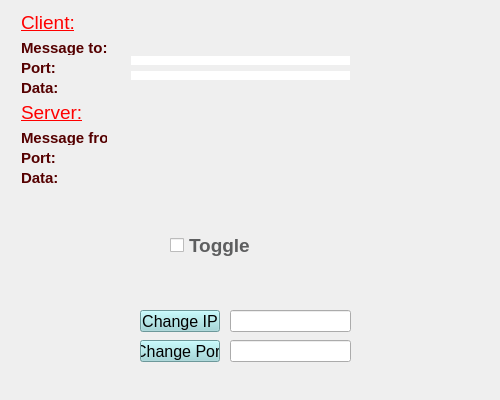
<?xml version="1.0" encoding="UTF-8"?>
<ui version="4.0">
 <class>UDPClient</class>
 <widget class="QDialog" name="UDPClient">
  <property name="geometry">
   <rect>
    <x>0</x>
    <y>0</y>
    <width>500</width>
    <height>400</height>
   </rect>
  </property>
  <property name="font">
   <font>
    <family>Arial</family>
    <pointsize>12</pointsize>
    <weight>50</weight>
    <bold>false</bold>
   </font>
  </property>
  <property name="windowTitle">
   <string>UDPClient Connect First</string>
  </property>
  <property name="styleSheet">
   <string notr="true">background-image: url(:/images/circuitry.png);

</string>
  </property>
  <widget class="QPushButton" name="ON">
   <property name="geometry">
    <rect>
     <x>20</x>
     <y>210</y>
     <width>91</width>
     <height>91</height>
    </rect>
   </property>
   <property name="styleSheet">
    <string notr="true">#ON {
background-color: transparent;
border-image: url(:images/OFF.png);
background: none;
border: none;
background-repeat: none;
}
#ON:pressed
{
border-image: url(:images/ON.png);
}
#ON:onClicked
{
border-image: url(:images/ON.png);
}</string>
   </property>
   <property name="text">
    <string/>
   </property>
  </widget>
  <widget class="QPushButton" name="LED">
   <property name="geometry">
    <rect>
     <x>360</x>
     <y>100</y>
     <width>124</width>
     <height>305</height>
    </rect>
   </property>
   <property name="styleSheet">
    <string notr="true">#LED {
background-color: transparent;
border-image: url(:images/LEDOFF.png);
background: none;
border: none;
background-repeat: none;
}</string>
   </property>
   <property name="text">
    <string/>
   </property>
  </widget>
  <widget class="QCheckBox" name="TOGGLE">
   <property name="enabled">
    <bool>true</bool>
   </property>
   <property name="geometry">
    <rect>
     <x>170</x>
     <y>230</y>
     <width>91</width>
     <height>31</height>
    </rect>
   </property>
   <property name="styleSheet">
    <string notr="true">QCheckBox#TOGGLE {font-size:14pt;font-weight:bold;color: rgb(93,94,95)}
#QCheckBox#TOGGLE::indicator{ background-color:#FFF; }
#QCheckBox#TOGGLE{border: 2px solid #5A5A5A;background: none;}

</string>
   </property>
   <property name="text">
    <string>Toggle</string>
   </property>
   <property name="checkable">
    <bool>true</bool>
   </property>
   <property name="checked">
    <bool>false</bool>
   </property>
  </widget>
  <widget class="QPushButton" name="EXIT">
   <property name="geometry">
    <rect>
     <x>40</x>
     <y>310</y>
     <width>61</width>
     <height>71</height>
    </rect>
   </property>
   <property name="styleSheet">
    <string notr="true">#EXIT {
background-color: transparent;
border-image: url(:images/EXIT.png);
background: none;
border: none;
background-repeat: none;
}</string>
   </property>
   <property name="text">
    <string/>
   </property>
  </widget>
  <widget class="QWidget" name="layoutWidget">
   <property name="geometry">
    <rect>
     <x>10</x>
     <y>0</y>
     <width>108</width>
     <height>196</height>
    </rect>
   </property>
   <layout class="QVBoxLayout" name="verticalLayout">
    <item>
     <widget class="QLabel" name="client">
      <property name="font">
       <font>
        <family>Arial</family>
        <pointsize>14</pointsize>
        <weight>9</weight>
        <italic>false</italic>
        <bold>false</bold>
        <underline>true</underline>
       </font>
      </property>
      <property name="styleSheet">
       <string notr="true">color: rgb(255, 0, 0);
font: 75 14pt &quot;Arial&quot;;
text-decoration: underline;
</string>
      </property>
      <property name="text">
       <string>Client:</string>
      </property>
     </widget>
    </item>
    <item>
     <layout class="QGridLayout" name="gridLayout_4">
      <item row="1" column="0">
       <widget class="QLabel" name="port_to">
        <property name="styleSheet">
         <string notr="true">
QLabel#port_to {font-size:11pt;font-weight:bold;color:#550000;}
</string>
        </property>
        <property name="text">
         <string>Port:</string>
        </property>
       </widget>
      </item>
      <item row="0" column="0">
       <widget class="QLabel" name="message_to">
        <property name="font">
         <font>
          <pointsize>11</pointsize>
          <weight>75</weight>
          <bold>true</bold>
         </font>
        </property>
        <property name="styleSheet">
         <string notr="true">QLabel#message_to {font-size:11pt;font-weight:bold;color:#550000;}</string>
        </property>
        <property name="text">
         <string>Message to:</string>
        </property>
       </widget>
      </item>
      <item row="2" column="0">
       <widget class="QLabel" name="data_to">
        <property name="styleSheet">
         <string notr="true">QLabel#data_to {font-size:11pt;font-weight:bold;color:#550000;}</string>
        </property>
        <property name="text">
         <string>Data:</string>
        </property>
       </widget>
      </item>
     </layout>
    </item>
    <item>
     <widget class="QLabel" name="Server">
      <property name="font">
       <font>
        <family>Arial</family>
        <pointsize>14</pointsize>
        <weight>9</weight>
        <italic>false</italic>
        <bold>false</bold>
        <underline>true</underline>
       </font>
      </property>
      <property name="styleSheet">
       <string notr="true">color: rgb(255, 0, 0);
font: 75 14pt &quot;Arial&quot;;
text-decoration: underline;
</string>
      </property>
      <property name="text">
       <string>Server:</string>
      </property>
     </widget>
    </item>
    <item>
     <layout class="QGridLayout" name="gridLayout_3">
      <item row="0" column="0">
       <widget class="QLabel" name="message_from">
        <property name="font">
         <font>
          <pointsize>11</pointsize>
          <weight>75</weight>
          <bold>true</bold>
         </font>
        </property>
        <property name="styleSheet">
         <string notr="true">QLabel#message_from {font-size:11pt;font-weight:bold;color:#550000;}</string>
        </property>
        <property name="text">
         <string>Message from:</string>
        </property>
       </widget>
      </item>
      <item row="1" column="0">
       <widget class="QLabel" name="port_from">
        <property name="styleSheet">
         <string notr="true">QLabel#port_from {font-size:11pt;font-weight:bold;color:#550000;}</string>
        </property>
        <property name="text">
         <string>Port:</string>
        </property>
       </widget>
      </item>
      <item row="2" column="0">
       <widget class="QLabel" name="data_from">
        <property name="styleSheet">
         <string notr="true">QLabel#data_from {font-size:11pt;font-weight:bold;color:#550000;}</string>
        </property>
        <property name="text">
         <string>Data:</string>
        </property>
       </widget>
      </item>
     </layout>
    </item>
   </layout>
  </widget>
  <widget class="QWidget" name="layoutWidget">
   <property name="geometry">
    <rect>
     <x>120</x>
     <y>130</y>
     <width>241</width>
     <height>61</height>
    </rect>
   </property>
   <layout class="QGridLayout" name="gridLayout_2">
    <item row="2" column="0">
     <widget class="QLabel" name="display_data_from">
      <property name="enabled">
       <bool>true</bool>
      </property>
      <property name="font">
       <font>
        <family>Arial</family>
        <pointsize>10</pointsize>
        <weight>75</weight>
        <italic>false</italic>
        <bold>true</bold>
       </font>
      </property>
      <property name="styleSheet">
       <string notr="true"/>
      </property>
      <property name="text">
       <string/>
      </property>
     </widget>
    </item>
    <item row="0" column="0">
     <widget class="QLabel" name="display_message_from">
      <property name="enabled">
       <bool>true</bool>
      </property>
      <property name="font">
       <font>
        <family>Arial</family>
        <pointsize>10</pointsize>
        <weight>75</weight>
        <italic>false</italic>
        <bold>true</bold>
       </font>
      </property>
      <property name="styleSheet">
       <string notr="true"/>
      </property>
      <property name="text">
       <string/>
      </property>
     </widget>
    </item>
    <item row="1" column="0">
     <widget class="QLabel" name="display_port_from">
      <property name="enabled">
       <bool>true</bool>
      </property>
      <property name="font">
       <font>
        <family>Arial</family>
        <pointsize>10</pointsize>
        <weight>75</weight>
        <italic>false</italic>
        <bold>true</bold>
       </font>
      </property>
      <property name="styleSheet">
       <string notr="true"/>
      </property>
      <property name="text">
       <string/>
      </property>
     </widget>
    </item>
   </layout>
  </widget>
  <widget class="QWidget" name="layoutWidget">
   <property name="geometry">
    <rect>
     <x>120</x>
     <y>30</y>
     <width>241</width>
     <height>61</height>
    </rect>
   </property>
   <layout class="QGridLayout" name="gridLayout">
    <item row="0" column="0">
     <widget class="QLabel" name="display_message_to">
      <property name="enabled">
       <bool>true</bool>
      </property>
      <property name="font">
       <font>
        <family>Arial</family>
        <pointsize>10</pointsize>
        <weight>75</weight>
        <italic>false</italic>
        <bold>true</bold>
       </font>
      </property>
      <property name="styleSheet">
       <string notr="true"/>
      </property>
      <property name="text">
       <string/>
      </property>
     </widget>
    </item>
    <item row="1" column="0">
     <widget class="QLabel" name="display_port_to">
      <property name="font">
       <font>
        <family>Arial</family>
        <pointsize>10</pointsize>
        <weight>75</weight>
        <italic>false</italic>
        <bold>true</bold>
       </font>
      </property>
      <property name="styleSheet">
       <string notr="true">#display_port_to {
background: white;
font-weight:bold;
border: none;
background-repeat: none;
}</string>
      </property>
      <property name="text">
       <string/>
      </property>
     </widget>
    </item>
    <item row="2" column="0">
     <widget class="QLabel" name="display_data_to">
      <property name="font">
       <font>
        <family>Arial</family>
        <pointsize>10</pointsize>
        <weight>75</weight>
        <italic>false</italic>
        <bold>true</bold>
       </font>
      </property>
      <property name="styleSheet">
       <string notr="true">#display_data_to {
background: white;
font-weight:bold;
border: none;
background-repeat: none;
}</string>
      </property>
      <property name="text">
       <string/>
      </property>
     </widget>
    </item>
   </layout>
  </widget>
  <widget class="QPushButton" name="changeIP">
   <property name="geometry">
    <rect>
     <x>140</x>
     <y>310</y>
     <width>80</width>
     <height>22</height>
    </rect>
   </property>
   <property name="autoFillBackground">
    <bool>false</bool>
   </property>
   <property name="styleSheet">
    <string notr="true">
QPushButton#changeIP {
 background-color: rgb( 152, 213, 216 );
 }
 QPushButton#changeIP:pressed {
     background-color: rgb(153, 60, 7);     
 }
 QPushButton#changeIP:hover {
     background-color: rgb( 7, 146, 153);
 }</string>
   </property>
   <property name="text">
    <string>Change IP</string>
   </property>
  </widget>
  <widget class="QPushButton" name="changePort">
   <property name="geometry">
    <rect>
     <x>140</x>
     <y>340</y>
     <width>80</width>
     <height>22</height>
    </rect>
   </property>
   <property name="styleSheet">
    <string notr="true">QPushButton#changePort {
 background-color: rgb( 152, 213, 216 );
 }
 QPushButton#changePort:pressed {
     background-color: rgb(153, 60, 7);     
 }
 QPushButton#changePort:hover {
     background-color: rgb( 7, 146, 153);
 }</string>
   </property>
   <property name="text">
    <string>Change Port</string>
   </property>
  </widget>
  <widget class="QLineEdit" name="IP">
   <property name="geometry">
    <rect>
     <x>230</x>
     <y>310</y>
     <width>121</width>
     <height>22</height>
    </rect>
   </property>
  </widget>
  <widget class="QLineEdit" name="Port">
   <property name="geometry">
    <rect>
     <x>230</x>
     <y>340</y>
     <width>121</width>
     <height>22</height>
    </rect>
   </property>
  </widget>
  <zorder>layoutWidget</zorder>
  <zorder>layoutWidget</zorder>
  <zorder>layoutWidget</zorder>
  <zorder>ON</zorder>
  <zorder>LED</zorder>
  <zorder>TOGGLE</zorder>
  <zorder>EXIT</zorder>
  <zorder>changeIP</zorder>
  <zorder>changePort</zorder>
  <zorder>IP</zorder>
  <zorder>Port</zorder>
 </widget>
 <layoutdefault spacing="6" margin="11"/>
 <resources/>
 <connections/>
</ui>
